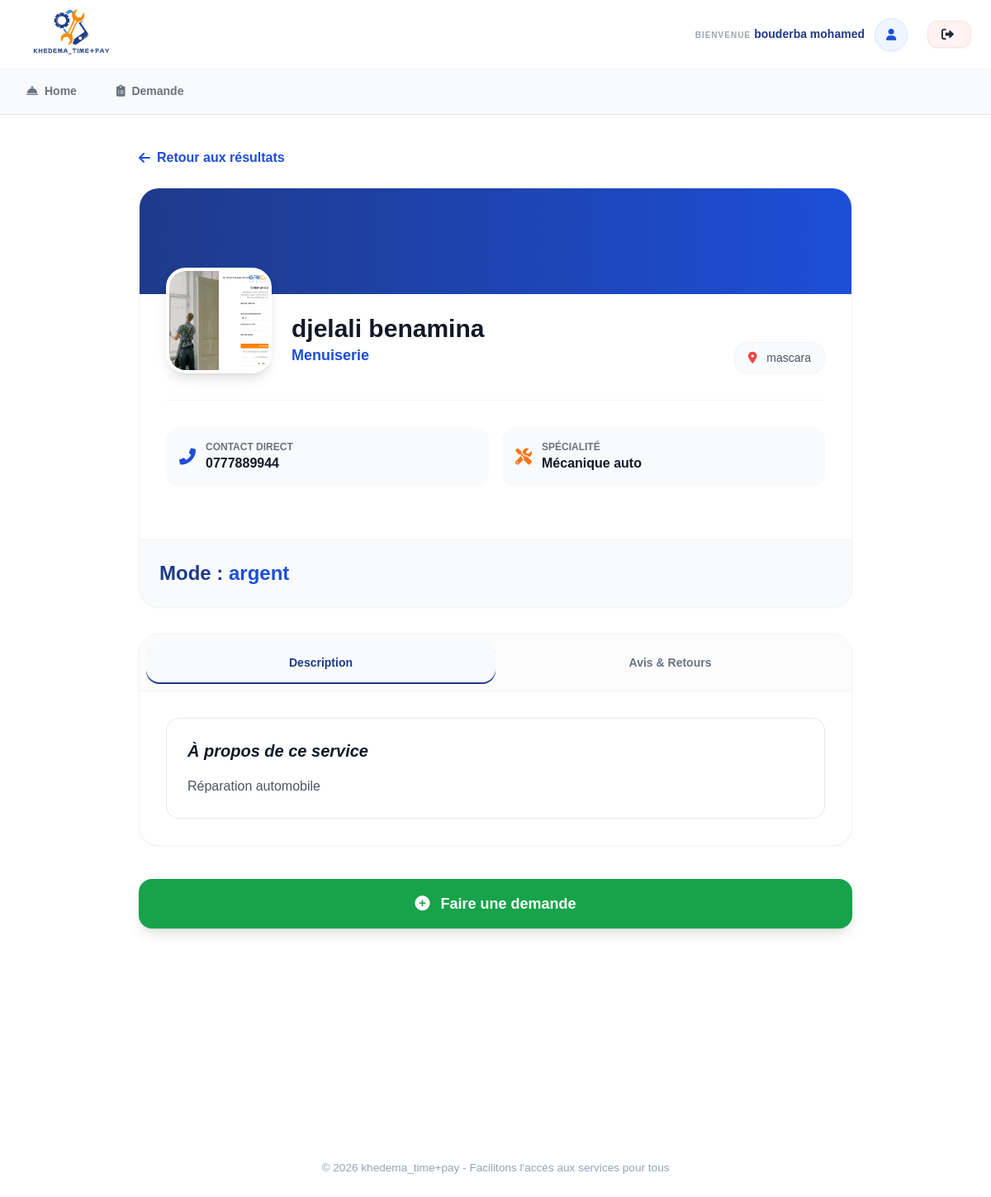
The page /view/artisan.php?id=10 (signed in) on the database its author committed.
### tables this page shows
CREATE TABLE `service` (
  `id_service` int(11) NOT NULL,
  `nom` varchar(150) NOT NULL,
  `image` varchar(255) DEFAULT NULL,
  `description` text DEFAULT NULL,
  `type_service` varchar(100) DEFAULT NULL,
  `prix` decimal(10,2) NOT NULL DEFAULT 0.00,
  `categorie` varchar(100) DEFAULT NULL,
  `id_prestataire` int(11) DEFAULT NULL
);

CREATE TABLE `utilisateur` (
  `id_utilisateur` int(11) NOT NULL,
  `nom` varchar(100) NOT NULL,
  `prenom` varchar(100) NOT NULL,
  `telephone` varchar(20) DEFAULT NULL,
  `adress` varchar(255) DEFAULT NULL,
  `mot_de_passe` varchar(255) NOT NULL,
  `wilaya` varchar(100) DEFAULT NULL,
  `photo` varchar(255) NOT NULL
);

### View/artisan.php (the view, shortened to what this page needs)
<?php
include '../includes/header.php';
$id_service = isset($_GET['id']) ? intval($_GET['id']) : 0;
$query = "SELECT s.*, u.nom as nom_u, u.prenom as prenom_u, u.telephone, u.wilaya
          FROM service s
          JOIN utilisateur u ON s.id_prestataire = u.id_utilisateur
          WHERE s.id_service = :id";
$stmt = $pdo->prepare($query);
$stmt->execute(['id' => $id_service]);
$artisan = $stmt->fetch();
?>
<div class="container mx-auto px-4 max-w-4xl">
    <a href="javascript:history.back()" class="inline-flex items-center text-blue-700 hover:text-blue-900 font-semibold mb-6 transition">
        <i class="fas fa-arrow-left mr-2"></i> Retour aux résultats
    </a>
    <div class="bg-white rounded-3xl shadow-sm border border-gray-100 overflow-hidden mb-8">
        <div class="h-32 bg-gradient-to-r from-blue-900 to-blue-700"></div>
        <div class="p-6 md:p-8 -mt-16">
            <div class="flex flex-col md:flex-row items-center md:items-end justify-between gap-6">
                <div class="flex flex-col md:flex-row items-center md:items-end gap-6 text-center md:text-left">
                    <img src="../<?php echo $artisan['image'] ?: 'https://i.pravatar.cc/150?u='.$artisan['id_service']; ?>"
                         class="w-32 h-32 rounded-3xl border-4 border-white object-cover shadow-lg bg-white">
                    <div class="pb-2">
                        <h1 class="text-3xl font-extrabold text-gray-900">
                            <?php echo htmlspecialchars($artisan['prenom_u'] . " " . $artisan['nom_u']); ?>
                        </h1>
                        <p class="text-blue-700 font-bold text-lg"><?php echo htmlspecialchars($artisan['categorie']); ?></p>
                    </div>
                </div>
                <div class="bg-gray-50 px-4 py-2 rounded-2xl border border-gray-100 text-gray-600 text-sm font-medium">
                    <i class="fas fa-map-marker-alt text-red-500 mr-2"></i> <?php echo htmlspecialchars($artisan['wilaya']); ?>
                </div>
            </div>
            <hr class="my-8 border-gray-100">
            <div class="grid grid-cols-1 md:grid-cols-2 gap-4 mb-8">
                <div class="flex items-center gap-3 p-4 bg-gray-50 rounded-2xl">
                    <i class="fas fa-phone-alt text-blue-700 text-xl"></i>
                    <div>
                        <p class="text-xs text-gray-500 uppercase font-bold">Contact Direct</p>
                        <p class="font-bold text-gray-900"><?php echo htmlspecialchars($artisan['telephone']); ?></p>
                    </div>
                </div>
                <div class="flex items-center gap-3 p-4 bg-gray-50 rounded-2xl">
                    <i class="fas fa-tools text-orange-500 text-xl"></i>
                    <div>
                        <p class="text-xs text-gray-500 uppercase font-bold">Spécialité</p>
                        <p class="font-bold text-gray-900"><?php echo htmlspecialchars($artisan['nom']); ?></p>
                    </div>
                </div>
            </div>
        </div>
        <div class="bg-gray-50 p-6 flex flex-col md:flex-row justify-between items-center border-t border-gray-100">
            <div class="text-2xl font-bold text-blue-900">
                Mode : <span class="text-blue-700"><?php echo htmlspecialchars($artisan['type_service']); ?></span>
            </div>
        </div>
    </div>
    <div class="bg-white rounded-3xl shadow-sm border border-gray-100 overflow-hidden mb-10">
        <div class="flex border-b border-gray-100 p-2 bg-gray-50/50">
            <button onclick="openTab(event, 'propos')" class="tab-btn flex-1 py-4 px-6 text-sm font-bold rounded-2xl transition-all active-tab">Description</button>
            <button onclick="openTab(event, 'avis')" class="tab-btn flex-1 py-4 px-6 text-sm font-bold rounded-2xl transition-all text-gray-500">Avis & Retours</button>
        </div>
        <div class="p-8">
            <div id="propos" class="tab-content block">
                <h3 class="text-xl font-bold text-gray-900 mb-4 italic text-blue-900">À propos de ce service</h3>
                <p class="text-gray-600 leading-relaxed">
                    <?php echo nl2br(htmlspecialchars($artisan['description'])); ?>
                </p>
            </div>
        </div>
    </div>
    <div class="flex flex-col md:flex-row gap-4 mb-20">
        <form action="" method="POST" class="flex-1">
            <button type="submit" name="envoyer_demande" class="w-full bg-green-600 hover:bg-green-700 text-white py-4 rounded-2xl font-bold text-lg shadow-lg text-center transition-all transform active:scale-95">
                <i class="fas fa-plus-circle mr-2"></i> Faire une demande
            </button>
        </form>
    </div>
</div>
<?php include '../includes/footer.php'; ?>

### layout/css/plombiers_style.css (style rules this page uses)
h1 { font-size: 2rem; margin-bottom: 10px; }

### layout/css/menuiserie_style.css (style rules this page uses)
h1 { font-size: 2rem; margin-bottom: 10px; }

### layout/css/electriciens_style.css (style rules this page uses)
h1 { font-size: 2rem; margin-bottom: 10px; }

### layout/css/mecanique_style.css (style rules this page uses)
h1 { font-size: 2rem; margin-bottom: 10px; }

### layout/css/arStyle.css (style rules this page uses)
:root { --primary: #3b82f6; --bg: #f3f6ff; --text: #1e293b; }
body { background-color: var(--bg); font-family: 'Inter', sans-serif; margin: 0; color: var(--text); }
.container { max-width: 800px; margin: 40px auto; padding-bottom: 100px; }
.tab-btn { flex: 1; padding: 10px; border: none; background: none; cursor: pointer; font-weight: 600; border-radius: 8px; }
.tab-content { display: none; background: white; padding: 25px; border-radius: 15px; border: 1px solid #e2e8f0; }

### layout/css/body.css (style rules this page uses)
* { margin: 0; padding: 0; box-sizing: border-box; }
body { font-family: Arial, sans-serif; background: #ffffff; color: #111827; line-height: 1.5; }

### View/artisan.php (style rules this page uses)
.active-tab { background-color: #f8fafc; color: #1e3a8a; box-shadow: inset 0 -2px 0 #1e3a8a; }

### rows shown on the page
service: image (picture), utilisateur.prenom+nom "djelali benamina", categorie "Menuiserie", utilisateur.wilaya "mascara", utilisateur.telephone "0777889944", nom "Mécanique auto", type_service "argent", description "Réparation automobile"

### other values the page prints
$_SESSION['prenom'] . " " . $_SESSION['nom'] "bouderba mohamed"
